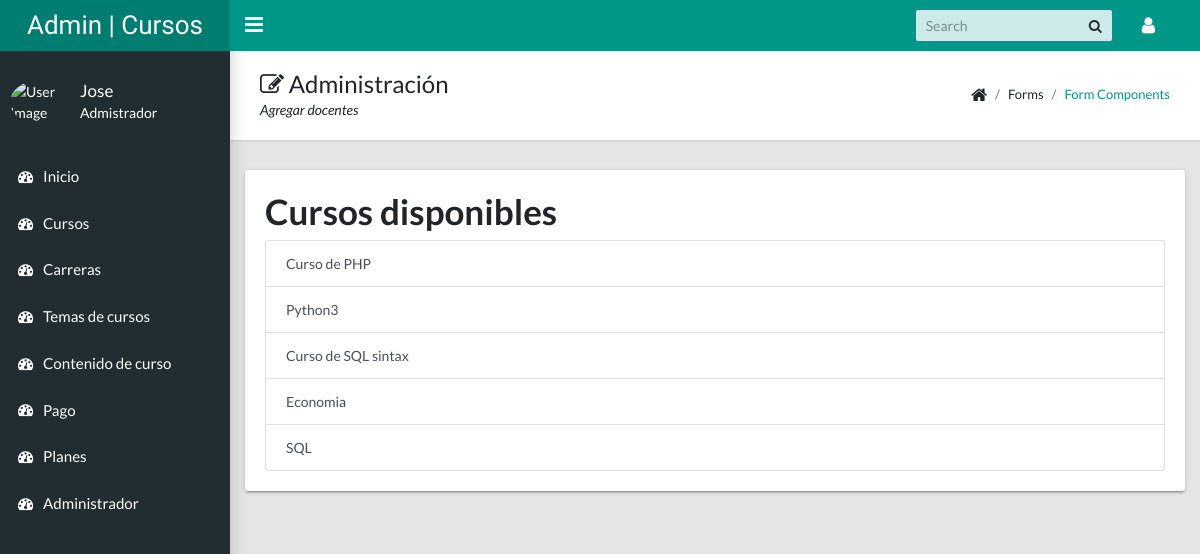
/admin/vistaAgregarContenido.php (signed in), run on the app's committed database.
### tables this page shows
CREATE TABLE `curso` (
  `Id` int(11) NOT NULL,
  `Nombre` varchar(50) NOT NULL,
  `Descripcion` varchar(100) NOT NULL,
  `Fecha` varchar(50) NOT NULL,
  `DuracionCurso` int(11) NOT NULL,
  `Precio` decimal(11,0) NOT NULL,
  `Imagen` varchar(50) NOT NULL,
  `Id_Docente` int(11) NOT NULL,
  `Id_Carrera` int(11) NOT NULL
);

### admin/modulos/contenidoCurso.php (called while the page is built, shortened)
<?php
include_once "../config/conexion.php";
$video = isset($_FILES['video']['name']) ? $_FILES['video']['name'] : "";
print_r($video);
$sql = "SELECT * FROM curso ORDER BY Id ASC";
$sentencia = $pdo->prepare($sql);
$sentencia->execute();
$resultado = $sentencia->fetchAll(PDO::FETCH_ASSOC);
?>

### admin/vistaAgregarContenido.php (the view)
<?php include_once "templates/header.php";   ?>
<?php include_once "templates/sidebar.php";   ?>
<?php include_once "modulos/contenidoCurso.php";   ?>
<main class="app-content">
  <div class="app-title">
    <div>
      <h1><i class="fa fa-edit"></i> Administración</h1>
      <p>Agregar docentes</p>
    </div>
    <ul class="app-breadcrumb breadcrumb">
      <li class="breadcrumb-item"><i class="fa fa-home fa-lg"></i></li>
      <li class="breadcrumb-item">Forms</li>
      <li class="breadcrumb-item"><a href="#">Form Components</a></li>
    </ul>
  </div>
  <div class="row">
    <div class="col-md-12 tile">
      <h1>Cursos disponibles</h1>
      <div class="list-group">
        <?php foreach($resultado as $curso) :?>
        <a href="vistaContenido.php?id=<?php echo $curso['Id'] ?>" class="list-group-item list-group-item-action">
          <?php echo $curso['Nombre']; ?>
        </a>
        <?php endforeach?>
      </div>
    </div>
  </div>
</main>
<?php include_once "templates/footer.php"; ?>

### data on the page
curso: Nombre "Curso de PHP"
curso: Nombre "Python3"
curso: Nombre "Curso de SQL sintax"
curso: Nombre "Economia"
curso: Nombre "SQL"

### other printed values
$_SESSION['admin']['Nombres'] "Jose"
